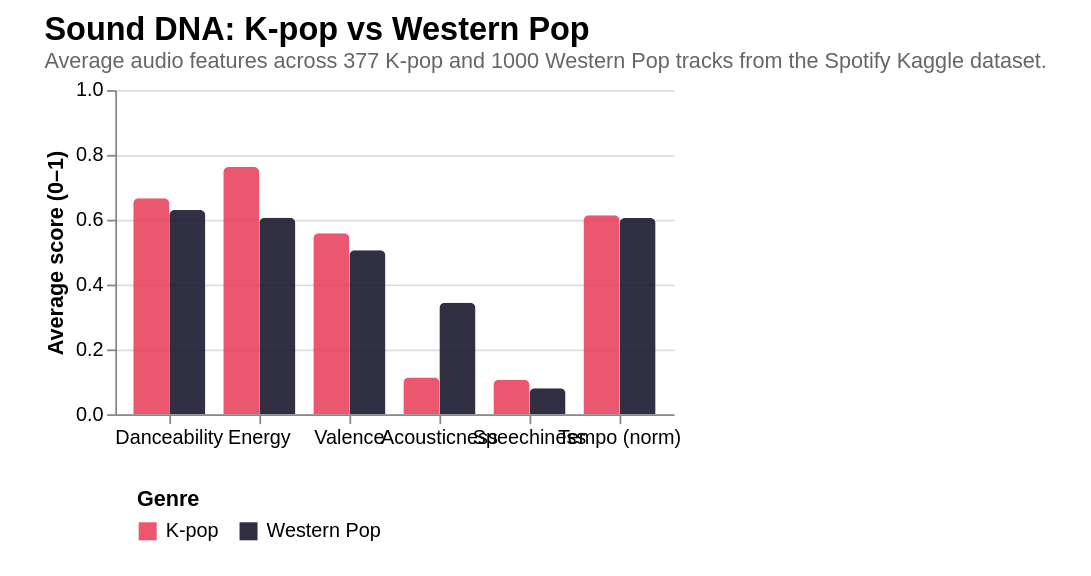

Specify this chart in Vega-Lite:
### Vega-Lite specification from a JSON file in a GitHub repository (floating-point values rounded to 4 significant figures)
{"title": {"text": "Sound DNA: K-pop vs Western Pop", "subtitle": "Average audio features across 377 K-pop and 1000 Western Pop tracks from the Spotify Kaggle dataset.", "anchor": "start", "fontSize": 18, "subtitleFontSize": 12, "subtitleColor": "#666"}, "width": "container", "height": 320, "autosize": {"type": "fit-x", "contains": "padding"}, "config": {"view": {"stroke": null}, "axis": {"labelFontSize": 11, "titleFontSize": 12}, "legend": {"orient": "bottom", "titleFontSize": 12, "labelFontSize": 11, "padding": 12, "offset": 12, "columns": 0}}, "data": {"values": [{"feature": "Danceability", "genre": "K-pop", "value": 0.666}, {"feature": "Energy", "genre": "K-pop", "value": 0.763}, {"feature": "Valence", "genre": "K-pop", "value": 0.558}, {"feature": "Acousticness", "genre": "K-pop", "value": 0.113}, {"feature": "Speechiness", "genre": "K-pop", "value": 0.106}, {"feature": "Danceability", "genre": "Western Pop", "value": 0.63}, {"feature": "Energy", "genre": "Western Pop", "value": 0.606}, {"feature": "Valence", "genre": "Western Pop", "value": 0.506}, {"feature": "Acousticness", "genre": "Western Pop", "value": 0.344}, {"feature": "Speechiness", "genre": "Western Pop", "value": 0.08}, {"feature": "Tempo (norm)", "genre": "K-pop", "value": 0.614}, {"feature": "Tempo (norm)", "genre": "Western Pop", "value": 0.605}]}, "mark": {"type": "bar", "cornerRadiusEnd": 3, "opacity": 0.9}, "encoding": {"x": {"field": "feature", "type": "nominal", "title": null, "axis": {"labelAngle": 0}, "sort": ["Danceability", "Energy", "Valence", "Acousticness", "Speechiness", "Tempo (norm)"]}, "xOffset": {"field": "genre", "type": "nominal"}, "y": {"field": "value", "type": "quantitative", "title": "Average score (0–1)", "scale": {"domain": [0, 1]}}, "color": {"field": "genre", "type": "nominal", "title": "Genre", "scale": {"domain": ["K-pop", "Western Pop"], "range": ["#e94560", "#1a1a2e"]}, "legend": {"orient": "bottom"}}, "tooltip": [{"field": "feature", "title": "Feature"}, {"field": "genre", "title": "Genre"}, {"field": "value", "title": "Score", "format": ".3f"}]}, "$schema": "https://vega.github.io/schema/vega-lite/v5.json", "padding": {"left": 24, "right": 24, "top": 8, "bottom": 8}}
